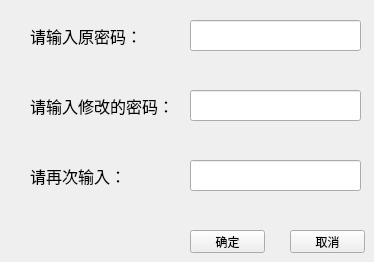
      <widget class="QWidget" name="page_12">
       <widget class="QPushButton" name="pushButton_24">
        <property name="geometry">
         <rect>
          <x>290</x>
          <y>230</y>
          <width>75</width>
          <height>23</height>
         </rect>
        </property>
        <property name="text">
         <string>取消</string>
        </property>
       </widget>
       <widget class="QLabel" name="label_11">
        <property name="geometry">
         <rect>
          <x>30</x>
          <y>20</y>
          <width>151</width>
          <height>31</height>
         </rect>
        </property>
        <property name="font">
         <font>
          <family>楷体</family>
          <pointsize>12</pointsize>
         </font>
        </property>
        <property name="text">
         <string>请输入原密码：</string>
        </property>
       </widget>
       <widget class="QLabel" name="label_33">
        <property name="geometry">
         <rect>
          <x>30</x>
          <y>160</y>
          <width>151</width>
          <height>31</height>
         </rect>
        </property>
        <property name="font">
         <font>
          <family>楷体</family>
          <pointsize>12</pointsize>
         </font>
        </property>
        <property name="text">
         <string>请再次输入：</string>
        </property>
       </widget>
       <widget class="QPushButton" name="pushButton_25">
        <property name="geometry">
         <rect>
          <x>190</x>
          <y>230</y>
          <width>75</width>
          <height>23</height>
         </rect>
        </property>
        <property name="text">
         <string>确定</string>
        </property>
       </widget>
       <widget class="QLineEdit" name="lineEdit_6">
        <property name="geometry">
         <rect>
          <x>190</x>
          <y>20</y>
          <width>171</width>
          <height>31</height>
         </rect>
        </property>
       </widget>
       <widget class="QLineEdit" name="lineEdit_8">
        <property name="geometry">
         <rect>
          <x>190</x>
          <y>160</y>
          <width>171</width>
          <height>31</height>
         </rect>
        </property>
       </widget>
       <widget class="QLineEdit" name="lineEdit_7">
        <property name="geometry">
         <rect>
          <x>190</x>
          <y>90</y>
          <width>171</width>
          <height>31</height>
         </rect>
        </property>
       </widget>
       <widget class="QLabel" name="label_12">
        <property name="geometry">
         <rect>
          <x>30</x>
          <y>90</y>
          <width>151</width>
          <height>31</height>
         </rect>
        </property>
        <property name="font">
         <font>
          <family>楷体</family>
          <pointsize>12</pointsize>
         </font>
        </property>
        <property name="text">
         <string>请输入修改的密码：</string>
        </property>
       </widget>
      </widget>
